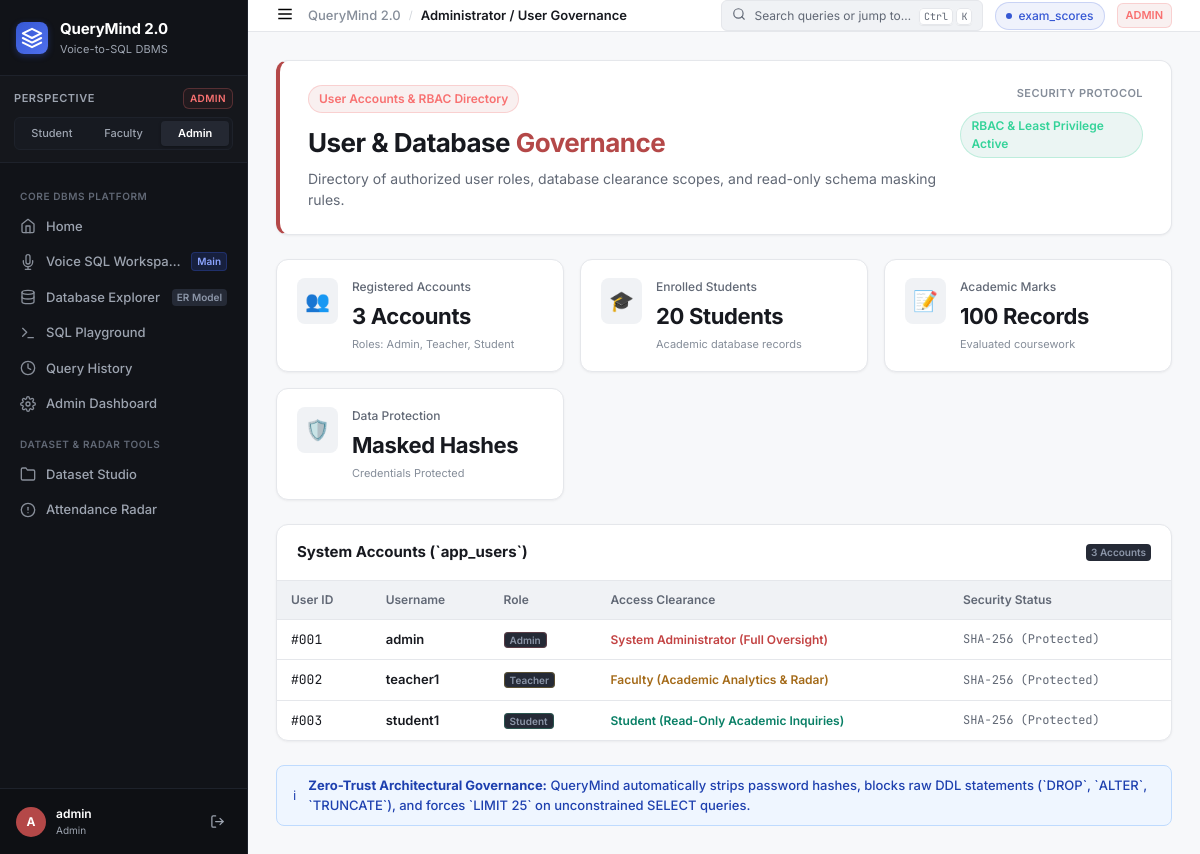
Screenshot of /users with the database file from the repository.
### tables this page shows
CREATE TABLE dataset_registry (
            id           INTEGER PRIMARY KEY AUTOINCREMENT,
            table_name   TEXT NOT NULL UNIQUE,
            display_name TEXT NOT NULL,
            row_count    INTEGER DEFAULT 0,
            col_count    INTEGER DEFAULT 0,
            columns_json TEXT,
            uploaded_by  TEXT,
            uploaded_at  TEXT DEFAULT (datetime('now'))
        );

CREATE TABLE app_users (
        user_id       INTEGER PRIMARY KEY AUTOINCREMENT,
        username      TEXT NOT NULL UNIQUE,
        password_hash TEXT NOT NULL,
        role          TEXT NOT NULL DEFAULT 'student'
    );

### app.py (the view)
@app.route("/users")
@login_required
def users():
    if session.get("role") != "admin":
        flash("Admin clearance required for Governance & User Management.", "danger")
        return redirect(url_for("dashboard"))
    return render_template("users.html",
                           users=get_app_users(),
                           stats=get_system_stats())

### app.py (called while the page is built)
def login_required(f):
    from functools import wraps
    @wraps(f)
    def wrapper(*args, **kwargs):
        if "user_id" not in session:
            flash("Please log in to continue.", "warning")
            return redirect(url_for("login"))
        return f(*args, **kwargs)
    return wrapper

@app.before_request
def ensure_default_session():
    if "user_id" not in session:
        session["user_id"] = 1
        session["username"] = "admin"
        session["role"] = "admin"

@app.context_processor
def inject_global_ui_context():
    try:
        datasets = get_uploaded_datasets()
    except Exception:
        datasets = []
    return {
        "current_role": session.get("role", "admin"),
        "current_username": session.get("username", "admin"),
        "global_datasets": datasets,
    }

### db/database.py (called while the page is built, shortened)
def _conn():
    conn = sqlite3.connect(DB_PATH)
    conn.row_factory = sqlite3.Row          # rows accessible as dicts
    conn.execute("PRAGMA foreign_keys = ON")
    conn.execute("PRAGMA journal_mode = WAL")
    return conn

def get_app_users():
    conn = _conn()
    rows = conn.execute("SELECT user_id, username, role FROM app_users ORDER BY user_id").fetchall()
    conn.close()
    return [dict(r) for r in rows]

def _setup_registry():
    conn = _conn()
    conn.execute("""
        CREATE TABLE IF NOT EXISTS dataset_registry (
            id           INTEGER PRIMARY KEY AUTOINCREMENT,
            table_name   TEXT NOT NULL UNIQUE,
            display_name TEXT NOT NULL,
            row_count    INTEGER DEFAULT 0,
            col_count    INTEGER DEFAULT 0,
            columns_json TEXT,
            uploaded_by  TEXT,
            uploaded_at  TEXT DEFAULT (datetime('now'))
        )
    """)
    conn.commit()
    count = conn.execute("SELECT COUNT(*) FROM dataset_registry").fetchone()[0]
    conn.close()

def get_uploaded_datasets() -> list:
    _setup_registry()
    conn = _conn()
    rows = conn.execute(
        "SELECT * FROM dataset_registry ORDER BY id DESC"
    ).fetchall()
    conn.close()
    return [dict(r) for r in rows]

### templates/users.html (shortened to what this page needs)
{% extends "base.html" %}
{% block breadcrumb %}Administrator / User Governance{% endblock %}
{% block content %}
<div class="workspace-view">
  <div class="role-hero" style="border-left: 4px solid var(--role-admin);">
    <div class="role-hero-left">
      <div class="role-badge-lg badge-admin">
        User Accounts &amp; RBAC Directory
      </div>
      <h1>User &amp; Database <span style="color:var(--role-admin);">Governance</span></h1>
      <p class="hero-sub">Directory of authorized user roles, database clearance scopes, and read-only schema masking rules.</p>
    </div>
    <div class="dataset-switcher-box">
      <span class="switcher-label">Security Protocol</span>
      <span class="role-badge-lg badge-student" style="margin-top:4px;">RBAC &amp; Least Privilege Active</span>
    </div>
  </div>
  <div class="admin-kpi-grid">
    <div class="kpi-card">
      <div class="kpi-icon">👥</div>
      <div class="kpi-info">
        <span class="kpi-label">Registered Accounts</span>
        <span class="kpi-number">{{ stats.users }} Accounts</span>
        <span class="kpi-sub">Roles: Admin, Teacher, Student</span>
      </div>
    </div>
    <div class="kpi-card">
      <div class="kpi-icon">🎓</div>
      <div class="kpi-info">
        <span class="kpi-label">Enrolled Students</span>
        <span class="kpi-number">{{ stats.students }} Students</span>
        <span class="kpi-sub">Academic database records</span>
      </div>
    </div>
    <div class="kpi-card">
      <div class="kpi-icon">📝</div>
      <div class="kpi-info">
        <span class="kpi-label">Academic Marks</span>
        <span class="kpi-number">{{ stats.marks_records }} Records</span>
        <span class="kpi-sub">Evaluated coursework</span>
      </div>
    </div>
    <div class="kpi-card">
      <div class="kpi-icon" style="color:var(--status-success);">🛡️</div>
      <div class="kpi-info">
        <span class="kpi-label">Data Protection</span>
        <span class="kpi-number">Masked Hashes</span>
        <span class="kpi-sub">Credentials Protected</span>
      </div>
    </div>
  </div>
  <div class="gov-card" style="margin-bottom: 24px;">
    <div class="gov-card-header">
      <h3>System Accounts (`app_users`)</h3>
      <span class="nav-meta-badge">{{ users|length if users else 0 }} Accounts</span>
    </div>
    <div class="table-container" style="border:none; border-radius:0; margin-bottom:0;">
      <table class="data-table">
        <thead>
          <tr>
            <th>User ID</th>
            <th>Username</th>
            <th>Role</th>
            <th>Access Clearance</th>
            <th>Security Status</th>
          </tr>
        </thead>
        <tbody>
          {% for u in users %}
          <tr>
            <td style="font-family:var(--font-mono);">#00{{ u.user_id }}</td>
            <td style="font-weight:600;">{{ u.username }}</td>
            <td>
              <span class="nav-meta-badge badge-{{ u.role }}">
                {{ u.role|title }}
              </span>
            </td>
            <td>
              {% if u.role == 'admin' %}
                <span style="font-size:12px; color:var(--status-danger); font-weight:600;">System Administrator (Full Oversight)</span>
              {% elif u.role == 'teacher' %}
                <span style="font-size:12px; color:var(--role-faculty); font-weight:600;">Faculty (Academic Analytics &amp; Radar)</span>
              {% else %}
                <span style="font-size:12px; color:var(--role-student); font-weight:600;">Student (Read-Only Academic Inquiries)</span>
              {% endif %}
            </td>
            <td style="font-size:12px; color:var(--text-secondary); font-family:var(--font-mono);">
              SHA-256 (Protected)
            </td>
          </tr>
          {% endfor %}
        </tbody>
      </table>
    </div>
  </div>
  <div class="flash-alert flash-info">
    <div class="flash-icon">ℹ</div>
    <div class="flash-msg">
      <strong>Zero-Trust Architectural Governance:</strong> QueryMind automatically strips password hashes, blocks raw DDL statements (`DROP`, `ALTER`, `TRUNCATE`), and forces `LIMIT 25` on unconstrained SELECT queries.
    </div>
  </div>
</div>
{% endblock %}

### templates/base.html (shortened to what this page needs)
<!DOCTYPE html>
<html lang="en">
<head>
  <link rel="stylesheet" href="{{ url_for('static', filename='css/style.css') }}" />
</head>
<body class="app-shell role-{{ current_role }}">
  <aside class="sidebar-rail">
    <div class="sidebar-brand">
      <a href="{{ url_for('home') }}" class="brand-link">
        <div class="brand-logo-mark">
          <svg width="22" height="22" viewBox="0 0 24 24" fill="none" stroke="currentColor" stroke-width="2.2" stroke-linecap="round" stroke-linejoin="round">
            <polygon points="12 2 2 7 12 12 22 7 12 2"></polygon>
            <polyline points="2 17 12 22 22 17"></polyline>
            <polyline points="2 12 12 17 22 12"></polyline>
          </svg>
        </div>
        <div class="brand-text-block">
          <span class="brand-title">QueryMind 2.0</span>
          <span class="brand-tagline">Voice-to-SQL DBMS</span>
        </div>
      </a>
    </div>
    <div class="role-perspective-box">
      <div class="rpb-header">
        <span class="rpb-label">Perspective</span>
        <span class="rpb-role-badge badge-{{ current_role }}">{{ current_role|upper }}</span>
      </div>
      <div class="role-pills">
        <a href="{{ url_for('switch_role', target_role='student') }}"
           class="role-pill {% if current_role == 'student' %}active{% endif %}" title="Switch to Student Perspective (Aarav Sharma)">
          Student
        </a>
        <a href="{{ url_for('switch_role', target_role='teacher') }}"
           class="role-pill {% if current_role in ('teacher', 'faculty') %}active{% endif %}" title="Switch to Faculty Perspective (Prof. Sharma)">
          Faculty
        </a>
        <a href="{{ url_for('switch_role', target_role='admin') }}"
           class="role-pill {% if current_role == 'admin' %}active{% endif %}" title="Switch to Administrator Governance">
          Admin
        </a>
      </div>
    </div>
    <nav class="sidebar-nav">
      <div class="nav-group-header">Core DBMS Platform</div>
      <a href="{{ url_for('home') }}" class="nav-item {% if request.endpoint == 'home' %}active{% endif %}">
        <span class="nav-icon">
          <svg width="16" height="16" viewBox="0 0 24 24" fill="none" stroke="currentColor" stroke-width="2" stroke-linecap="round" stroke-linejoin="round">
            <path d="M3 9l9-7 9 7v11a2 2 0 0 1-2 2H5a2 2 0 0 1-2-2z"></path>
            <polyline points="9 22 9 12 15 12 15 22"></polyline>
          </svg>
        </span>
        <span class="nav-label">Home</span>
      </a>
      <a href="{{ url_for('voice_sql_workspace') }}" class="nav-item {% if request.endpoint in ('voice_sql_workspace', 'workspace') %}active{% endif %}">
        <span class="nav-icon">
        </span>
        <span class="nav-label">Voice SQL Workspace</span>
        <span class="nav-meta-badge voice-pulse">Main</span>
      </a>
      <a href="{{ url_for('database_explorer') }}" class="nav-item {% if request.endpoint == 'database_explorer' %}active{% endif %}">
        <span class="nav-icon">
          <svg width="16" height="16" viewBox="0 0 24 24" fill="none" stroke="currentColor" stroke-width="2" stroke-linecap="round" stroke-linejoin="round">
            <ellipse cx="12" cy="5" rx="9" ry="3"></ellipse>
            <path d="M21 12c0 1.66-4 3-9 3s-9-1.34-9-3"></path>
            <path d="M3 5v14c0 1.66 4 3 9 3s9-1.34 9-3V5"></path>
          </svg>
        </span>
        <span class="nav-label">Database Explorer</span>
        <span class="nav-meta-badge">ER Model</span>
      </a>
      <a href="{{ url_for('sql_playground') }}" class="nav-item {% if request.endpoint == 'sql_playground' %}active{% endif %}">
        <span class="nav-icon">
          <svg width="16" height="16" viewBox="0 0 24 24" fill="none" stroke="currentColor" stroke-width="2" stroke-linecap="round" stroke-linejoin="round">
            <polyline points="4 17 10 11 4 5"></polyline>
            <line x1="12" y1="19" x2="20" y2="19"></line>
          </svg>
        </span>
        <span class="nav-label">SQL Playground</span>
      </a>
      <a href="{{ url_for('history') }}" class="nav-item {% if request.endpoint == 'history' %}active{% endif %}">
        <span class="nav-icon">
          <svg width="16" height="16" viewBox="0 0 24 24" fill="none" stroke="currentColor" stroke-width="2" stroke-linecap="round" stroke-linejoin="round">
            <circle cx="12" cy="12" r="10"></circle>
            <polyline points="12 6 12 12 16 14"></polyline>
          </svg>
        </span>
        <span class="nav-label">Query History</span>
      </a>
      <a href="{{ url_for('admin_dashboard') }}" class="nav-item {% if request.endpoint in ('admin_dashboard', 'dashboard') %}active{% endif %}">
        <span class="nav-icon">
        </span>
        <span class="nav-label">Admin Dashboard</span>
      </a>
      <div class="nav-group-header">Dataset &amp; Radar Tools</div>
      <a href="{{ url_for('portal1') }}" class="nav-item {% if request.endpoint == 'portal1' %}active{% endif %}">
        <span class="nav-icon">
          <svg width="16" height="16" viewBox="0 0 24 24" fill="none" stroke="currentColor" stroke-width="2" stroke-linecap="round" stroke-linejoin="round">
            <path d="M22 19a2 2 0 0 1-2 2H4a2 2 0 0 1-2-2V5a2 2 0 0 1 2-2h5l2 3h9a2 2 0 0 1 2 2z"></path>
          </svg>
        </span>
        <span class="nav-label">Dataset Studio</span>
      </a>
      {% if current_role in ('admin', 'teacher') %}
      <a href="{{ url_for('defaulters') }}" class="nav-item {% if request.endpoint == 'defaulters' %}active{% endif %}">
        <span class="nav-icon">
          <svg width="16" height="16" viewBox="0 0 24 24" fill="none" stroke="currentColor" stroke-width="2" stroke-linecap="round" stroke-linejoin="round">
            <circle cx="12" cy="12" r="10"></circle>
            <line x1="12" y1="8" x2="12" y2="12"></line>
            <line x1="12" y1="16" x2="12.01" y2="16"></line>
          </svg>
        </span>
        <span class="nav-label">Attendance Radar</span>
      </a>
      {% endif %}
    </nav>
    <div class="sidebar-footer">
      <div class="user-profile-strip">
        <div class="user-avatar avatar-{{ current_role }}">
          {{ current_username[0]|upper }}
        </div>
        <div class="user-info">
          <span class="user-name">{{ current_username }}</span>
          <span class="user-role-text">{{ current_role|title }}</span>
        </div>
        <a href="{{ url_for('logout') }}" class="btn-logout" title="Log out">
          <svg width="15" height="15" viewBox="0 0 24 24" fill="none" stroke="currentColor" stroke-width="2" stroke-linecap="round" stroke-linejoin="round">
            <path d="M9 21H5a2 2 0 0 1-2-2V5a2 2 0 0 1 2-2h4"></path>
            <polyline points="16 17 21 12 16 7"></polyline>
            <line x1="21" y1="12" x2="9" y2="12"></line>
          </svg>
        </a>
      </div>
    </div>
  </aside>
  <div class="app-main-layout">
    <header class="workspace-topbar">
      <div class="topbar-left">
        <button type="button" class="mobile-drawer-btn" onclick="toggleMobileSidebar()" aria-label="Toggle navigation drawer">
          <svg width="18" height="18" viewBox="0 0 24 24" fill="none" stroke="currentColor" stroke-width="2">
            <line x1="3" y1="12" x2="21" y2="12"></line>
            <line x1="3" y1="6" x2="21" y2="6"></line>
            <line x1="3" y1="18" x2="21" y2="18"></line>
          </svg>
        </button>
        <nav class="breadcrumb-trail" aria-label="Breadcrumb">
          <span class="bc-root">QueryMind 2.0</span>
          <span class="bc-sep">/</span>
          <span class="bc-current">
            {% block breadcrumb %}{% endblock %}
          </span>
        </nav>
      </div>
      <div class="topbar-right">
        <button type="button" class="command-palette-trigger" onclick="openCommandPalette()">
          <span class="cpt-icon">
            <svg width="14" height="14" viewBox="0 0 24 24" fill="none" stroke="currentColor" stroke-width="2" stroke-linecap="round" stroke-linejoin="round">
              <circle cx="11" cy="11" r="8"></circle>
              <line x1="21" y1="21" x2="16.65" y2="16.65"></line>
            </svg>
          </span>
          <span class="cpt-text">Search queries or jump to…</span>
          <span class="cpt-shortcut"><kbd>Ctrl</kbd> <kbd>K</kbd></span>
        </button>
        {% if active_dataset_name %}
        <div class="dataset-pill" title="Currently active dataset table">
          <span class="dsp-dot"></span>
          <span class="dsp-name">{{ active_dataset_name }}</span>
        </div>
        {% elif global_datasets and global_datasets|length > 0 %}
        <div class="dataset-pill" title="Loaded datasets">
          <span class="dsp-dot"></span>
          <span class="dsp-name">{{ global_datasets[0].display_name }}</span>
        </div>
        {% endif %}
        <span class="topbar-role-badge badge-{{ current_role }}">
          {{ current_role|upper }}
        </span>
      </div>
    </header>
    <main class="content-canvas">
      {% block content %}{% endblock %}
    </main>
  </div>
</body>
</html>

### rows the page displays
dataset_registry: display_name "exam_scores"
app_users: user_id "1", username "admin", role "Admin", shows "System Administrator (Full Oversight)"
app_users: user_id "2", username "teacher1", role "Teacher", shows "Faculty (Academic Analytics & Radar)"
app_users: user_id "3", username "student1", role "Student", shows "Student (Read-Only Academic Inquiries)"

### other values shown
{{ current_role|upper }} "ADMIN"
{{ current_username[0]|upper }} "A"
{{ current_username }} "admin"
{{ current_role|title }} "Admin"
{{ stats.users }} "3"
{{ stats.students }} "20"
{{ stats.marks_records }} "100"
{{ users|length if users else 0 }} "3"
